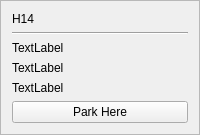
        <widget class="QFrame" name="frame_55">
         <property name="frameShape">
          <enum>QFrame::StyledPanel</enum>
         </property>
         <property name="frameShadow">
          <enum>QFrame::Plain</enum>
         </property>
         <layout class="QGridLayout" name="gridLayout_72">
          <item row="0" column="0">
           <layout class="QVBoxLayout" name="verticalLayout_71">
            <item>
             <widget class="QLabel" name="label_71">
              <property name="text">
               <string>H14</string>
              </property>
             </widget>
            </item>
            <item>
             <widget class="Line" name="line_71">
              <property name="orientation">
               <enum>Qt::Horizontal</enum>
              </property>
             </widget>
            </item>
            <item>
             <widget class="QLabel" name="h14TakenLbl">
              <property name="text">
               <string>TextLabel</string>
              </property>
             </widget>
            </item>
            <item>
             <widget class="QLabel" name="h14handLbl">
              <property name="text">
               <string>TextLabel</string>
              </property>
             </widget>
            </item>
            <item>
             <widget class="QLabel" name="takenByLblh14">
              <property name="text">
               <string>TextLabel</string>
              </property>
             </widget>
            </item>
            <item>
             <widget class="QPushButton" name="h14Btn">
              <property name="text">
               <string>Park Here</string>
              </property>
             </widget>
            </item>
           </layout>
          </item>
         </layout>
        </widget>
